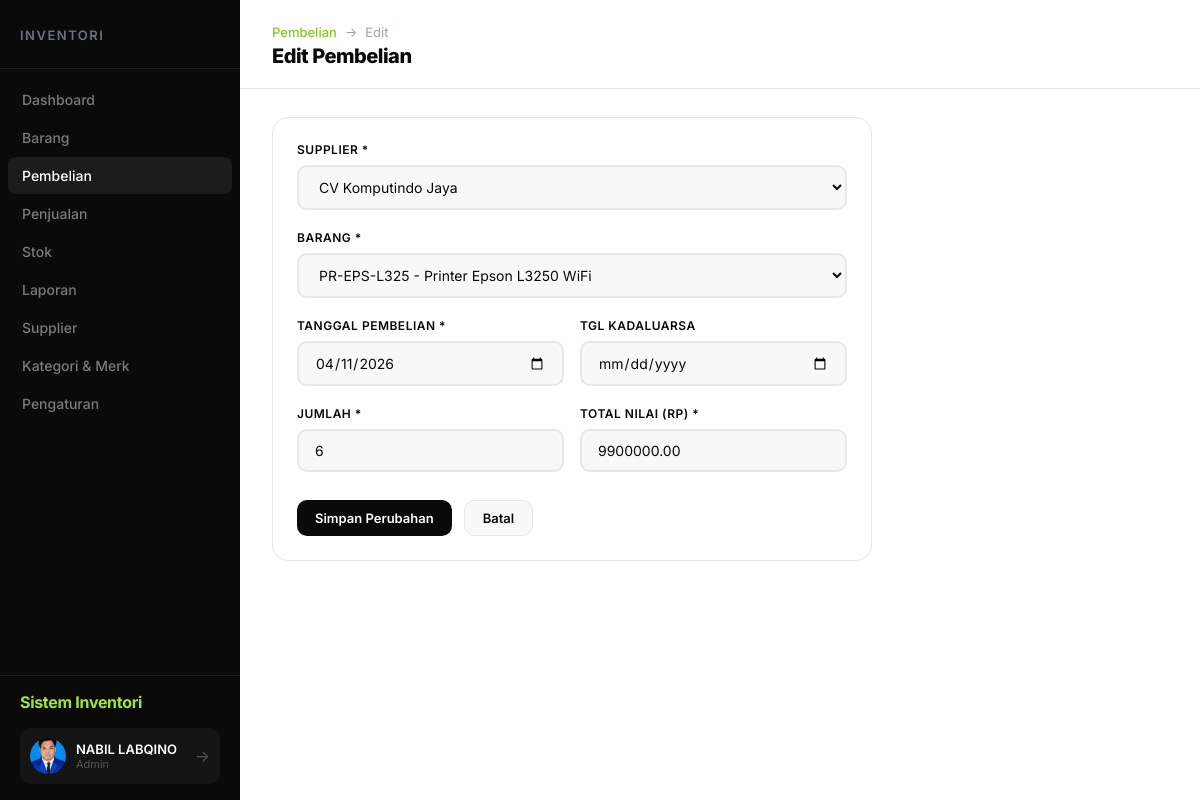
/pembelian/KoreksiPembelian.php?id=10 (signed in), run on the app's committed database.
### tables this page shows
CREATE TABLE `transaksi_stok` (
  `id_transaksi` int(11) NOT NULL,
  `id_supplier` int(11) NOT NULL,
  `kode_produk` varchar(10) NOT NULL,
  `tgl_transaksi` date NOT NULL,
  `tgl_kadaluarsa` date DEFAULT NULL,
  `jumlah` int(11) NOT NULL,
  `total_nilai` decimal(15,2) NOT NULL
);

CREATE TABLE `supplier` (
  `id_supplier` int(11) NOT NULL,
  `nama` varchar(100) NOT NULL,
  `alamat` text DEFAULT NULL,
  `no_telp` varchar(20) DEFAULT NULL,
  `no_npwp` varchar(20) DEFAULT NULL,
  `jenis_supplier` varchar(20) NOT NULL
);

CREATE TABLE `produk` (
  `kode_produk` varchar(10) NOT NULL,
  `nama_produk` varchar(100) NOT NULL DEFAULT '',
  `sku` varchar(50) DEFAULT NULL,
  `id_kategori` int(11) NOT NULL,
  `lokasi` varchar(20) NOT NULL,
  `harga_beli` decimal(15,2) NOT NULL DEFAULT 0.00,
  `harga_jual` decimal(15,2) NOT NULL DEFAULT 0.00,
  `keterangan` text DEFAULT NULL,
  `id_merk` int(11) DEFAULT NULL
);

### pembelian/KoreksiPembelian.php (the view, shortened to what this page needs)
<?php
include '../koneksi.php';
$id   = (int)($_GET['id'] ?? 0);
$stmt = $koneksi->prepare("SELECT * FROM transaksi_stok WHERE id_transaksi = ?");
$stmt->execute([$id]);
$row  = $stmt->fetch();
$supplier = $koneksi->query("SELECT * FROM supplier ORDER BY nama")->fetchAll();
$produk   = $koneksi->query("SELECT kode_produk, nama_produk, sku FROM produk ORDER BY nama_produk")->fetchAll();
?>
<!DOCTYPE html>
<html lang="id">
<head>
    <link rel="stylesheet" href="../css/dashboard.css">
</head>
<body>
<div class="dashboard">
    <?php include '../includes/sidebar.php'; ?>
    <main class="main">
        <header class="header">
            <div>
                <div class="breadcrumb"><a href="TampilPembelian.php">Pembelian</a> <span>→</span> <span>Edit</span></div>
                <h1 class="page-title">Edit Pembelian</h1>
            </div>
        </header>
        <div class="content">
            <div class="card" style="max-width:600px;">
                <form action="SimpanKoreksiPembelian.php" method="POST">
                    <div class="form-group">
                        <label class="form-label">Supplier *</label>
                        <select name="id_supplier" class="form-control" required>
                            <?php foreach ($supplier as $s): ?>
                                <option value="<?= $s['id_supplier'] ?>" <?= $s['id_supplier'] == $row['id_supplier'] ? 'selected' : '' ?>>
                                    <?= htmlspecialchars($s['nama']) ?>
                                </option>
                            <?php endforeach; ?>
                        </select>
                    </div>
                    <div class="form-group">
                        <label class="form-label">Barang *</label>
                        <select name="kode_produk" class="form-control" required>
                            <?php foreach ($produk as $p): ?>
                                <option value="<?= htmlspecialchars($p['kode_produk']) ?>" <?= $p['kode_produk'] == $row['kode_produk'] ? 'selected' : '' ?>>
                                    <?= htmlspecialchars(($p['sku'] ?: $p['kode_produk']) . ' - ' . $p['nama_produk']) ?>
                                </option>
                            <?php endforeach; ?>
                        </select>
                    </div>
                    <div style="display:grid;grid-template-columns:1fr 1fr;gap:16px;">
                        <div class="form-group">
                            <label class="form-label">Tanggal Pembelian *</label>
                            <input type="date" name="tgl_transaksi" class="form-control" required value="<?= $row['tgl_transaksi'] ?>">
                        </div>
                        <div class="form-group">
                            <label class="form-label">Tgl Kadaluarsa</label>
                            <input type="date" name="tgl_kadaluarsa" class="form-control" value="<?= $row['tgl_kadaluarsa'] ?? '' ?>">
                        </div>
                    </div>
                    <div style="display:grid;grid-template-columns:1fr 1fr;gap:16px;">
                        <div class="form-group">
                            <label class="form-label">Jumlah *</label>
                            <input type="number" name="jumlah" class="form-control" required min="1" value="<?= $row['jumlah'] ?>">
                        </div>
                        <div class="form-group">
                            <label class="form-label">Total Nilai (Rp) *</label>
                            <input type="number" name="total_nilai" class="form-control" required min="0" step="0.01" value="<?= $row['total_nilai'] ?>">
                        </div>
                    </div>
                    <div style="display:flex;gap:12px;margin-top:8px;">
                        <button type="submit" class="btn btn-primary">Simpan Perubahan</button>
                        <a href="TampilPembelian.php" class="btn btn-secondary">Batal</a>
                    </div>
                </form>
            </div>
        </div>
    </main>
</div>
</body>
</html>

### css/dashboard.css (style rules this page uses)
:root { --accent: #a3e635; --accent-dark: #84cc16; --dark: #0a0a0a; --dark-2: #141414; --dark-3: #1c1c1c; --bg-main: #ffffff; --bg-section: #f8f8f8; --bg-card: #ffffff; --text-dark: #0a0a0a; --text-gray: #6b7280; --text-light: #9ca3af; --border: #e5e7eb; --success: #22c55e; --danger: #ef4444; --warning: #f59e0b; --sidebar-width: 240px; }
* { margin: 0; padding: 0; box-sizing: border-box; }
body { font-family: 'Inter', -apple-system, sans-serif; background: var(--bg-main); color: var(--text-dark); position: relative; overflow-x: hidden; }
.dashboard { display: flex; min-height: 100vh; position: relative; }
.main { flex: 1; margin-left: var(--sidebar-width); padding-right: 0; }
.header { background: var(--bg-main); padding: 24px 32px 20px; display: flex; justify-content: space-between; align-items: center; border-bottom: 1px solid var(--border); position: sticky; top: 0; z-index: 100; }
.page-title { font-size: 20px; font-weight: 800; color: var(--text-dark); letter-spacing: -0.5px; }
.content { padding: 28px 32px; }
.card { background: var(--bg-card); border-radius: 16px; border: 1px solid var(--border); padding: 24px; margin-bottom: 24px; }
.btn { display: inline-flex; align-items: center; gap: 8px; padding: 9px 18px; border-radius: 10px; font-size: 13px; font-weight: 600; text-decoration: none; border: none; cursor: pointer; transition: all 0.15s; font-family: inherit; }
.btn-primary { background: var(--dark); color: #fff; }
.btn-secondary { background: var(--bg-section); color: var(--text-dark); border: 1px solid var(--border); }
.form-group { margin-bottom: 20px; }
.form-label { display: block; font-size: 12px; font-weight: 600; color: var(--text-dark); margin-bottom: 8px; text-transform: uppercase; letter-spacing: 0.5px; }
.form-control { width: 100%; padding: 11px 16px; border: 2px solid var(--border); border-radius: 10px; font-size: 14px; font-family: inherit; background: var(--bg-section); color: var(--text-dark); transition: border-color 0.15s, box-shadow 0.15s; }
select.form-control { cursor: pointer; }
.breadcrumb { display: flex; align-items: center; gap: 8px; font-size: 13px; color: var(--text-light); margin-bottom: 4px; }
.breadcrumb a { color: var(--accent-dark); text-decoration: none; font-weight: 500; }

### data on the page
transaksi_stok: id_supplier "CV Komputindo Jaya", kode_produk "PR-EPS-L325 - Printer Epson L3250 WiFi", tgl_transaksi "04/11/2026", jumlah "6", total_nilai "9900000.00"

### other printed values
$_SESSION['nama'] "NABIL LABQINO"
